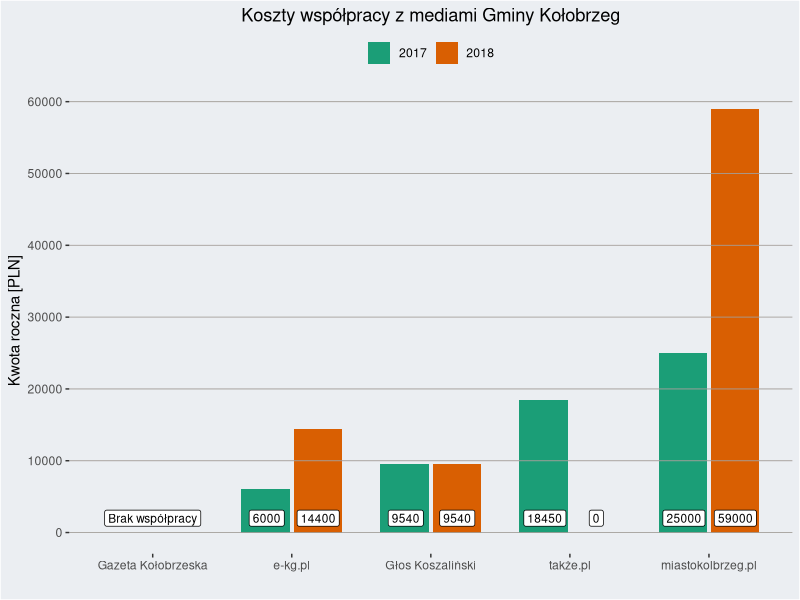

Reproduce this figure in R.
## ---- chunk 1
library(ggplot2)
library(reshape2)

#Ramke danych tworze samodzielnie korzystajac z tabelki z powyzszego wykresu

rok_2017 <- c(0, 6000, 9540, 18450, 25000)
rok_2018 <- c(0, 14400, 9540, 0, 59000)
media <- c("Gazeta Kołobrzeska", "e-kg.pl", "Głos Koszaliński",
           "także.pl", "miastokolbrzeg.pl")

dane <- data.frame(media, rok_2017, rok_2018)
dane <- melt(dane, id.vars = "media")

ggplot(aes(x = media, y = value, fill = variable), data = dane)+
  #barplot podwojne slupki
  geom_bar(stat = "identity", position = position_dodge(width = 0.75), width = 0.7) +
  #os OX uporzadkowana
  scale_x_discrete(limits = media)+
  #os OY dodane wiecej wartosci
  scale_y_continuous(breaks=seq(0, 60000, by = 10000))+
  #podpisy kwot na slupki
  annotate(geom = "label", x = 1, y = 2000, label = "Brak współpracy", size = 3)+
  annotate(geom = "label", x = seq(2, 5)-0.18, y = 2000, label = rok_2017[-1], size = 3)+
  annotate(geom = "label", x = seq(2, 5)+0.19, y = 2000, label = rok_2018[-1], size = 3)+
  theme(plot.title = element_text(hjust = 0.5),
        legend.position = "top",
        legend.title = element_blank(),
        panel.background = element_rect(fill = NA),
        plot.background = element_rect(fill = "#ebeef2"),
        legend.background = element_rect(fill = "#ebeef2"),
        panel.grid.major.y = element_line(colour = "#a39e99", size = 0.3),
        panel.grid.minor.y = element_blank(),
        panel.grid.major.x = element_blank(),
        panel.ontop = TRUE)+
  #kolory zgodne ze standardami
  scale_fill_brewer(labels = c("2017", "2018"), type = "qual", palette = 2)+
  xlab(label = "")+
  #opis osi i tytul
  ylab(label = "Kwota roczna [PLN]")+
  ggtitle("Koszty współpracy z mediami Gminy Kołobrzeg")
